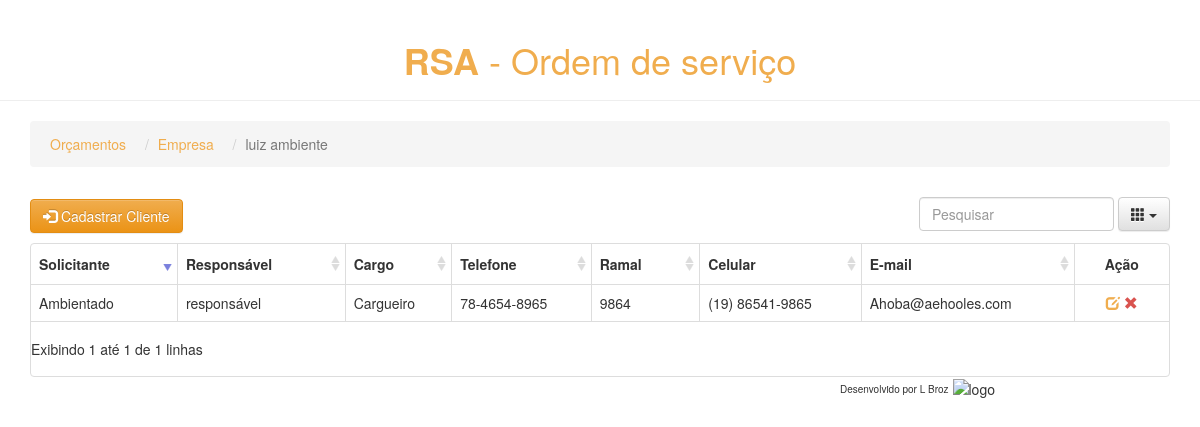
Before: /pros/empresas/2/ with the older database file.
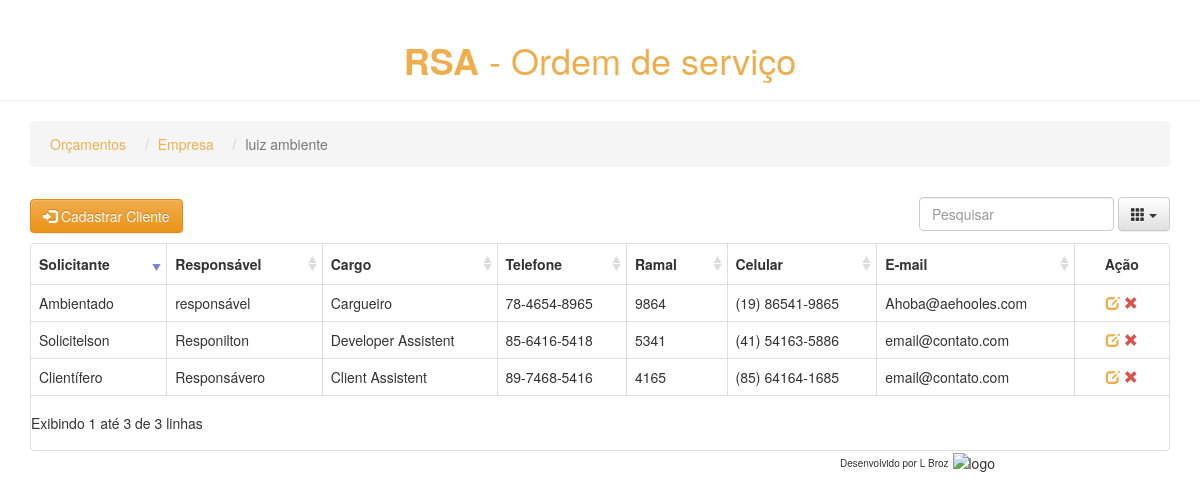
After: the same page with the newer database file.
### pros/models.py (models this page shows, shortened)
class Empresa(models.Model):
    nome_empresa = models.CharField(max_length=200)
    nome_social = models.CharField(max_length=200)
    cnpj = models.CharField(max_length=20, unique=True)
    insc_estadual = models.CharField(max_length=20)
    cidade = models.CharField(max_length=100)
    estado = models.CharField(max_length=100)
    end = models.CharField(max_length=300)
    cep = models.CharField(max_length=10)

class Cliente(models.Model):
    empresa = models.ForeignKey(Empresa, on_delete=models.CASCADE)
    solicitante = models.CharField(max_length=100)
    responsavel = models.CharField(max_length=100)
    cargo = models.CharField(max_length=100, blank=True)
    tel = models.CharField(max_length=50)
    ramal = models.CharField(max_length=50)
    cel = models.CharField(max_length=50)
    email = models.CharField(max_length=200)

### pros/views.py (the view)
# urls.py: url(r'^empresas/(?P<empresa_id>[0-9]+)/$', views.clientes, name='clientes'),
def clientes(request, empresa_id):
    client_list = Cliente.objects.filter(empresa_id=empresa_id)
    nome_empresa = Empresa.objects.filter(id=empresa_id).get().nome_empresa
    return render(request, 'pros/clientes.html', {'client_list': client_list, 'nome_empresa': nome_empresa,
                                                    'empresa_id': empresa_id})

### pros/templates/pros/clientes.html (shortened to what this page needs)
<!DOCTYPE HTML>
{% extends 'pros/base.html' %}
    {% block body %}
        <header class="page-header text-center color-link-cliente">
            <h1><strong>RSA</strong> - Ordem de serviço</h1>
        </header>
        <div class="container">
            <ul class="breadcrumb">
                <li><a class="color-link-cliente" href="{% url 'pros:index' %}">Orçamentos</a></li>
                <li><a class="color-link-cliente" href="{% url 'pros:empresas' %}">Empresa</a> </li>
                <li class="active">{{ nome_empresa }}</li>
            </ul>
            <div id="toolbar-cliente">
                <a type="button" class="btn btn-warning btn-cadastro" href="{% url 'pros:cadastro_cliente' empresa_id=empresa_id %}">
                    <i class="glyphicon glyphicon-log-in"></i> Cadastrar Cliente
                </a>
            </div>
            <table data-toggle="table"
                data-toolbar="#toolbar-cliente"
                data-search="true"
                data-sort-name="solicitante"
                data-sort-order="desc"
                data-pagination="true"
                data-show-footer="false"
                data-page-list="[10, 25, 50, 100, ALL]"
                data-minimum-count-columns="2"
                data-show-columns="true">
                <thead>
                    <tr>
                        <th data-field="solicitante" data-sortable="true">Solicitante</th>
                        <th data-field="responsavel" data-sortable="true">Responsável</th>
                        <th data-field="cargo" data-sortable="true">Cargo</th>
                        <th data-field="tel" data-sortable="true">Telefone</th>
                        <th data-field="ramal" data-sortable="true">Ramal</th>
                        <th data-field="cel" data-sortable="true">Celular</th>
                        <th data-field="email" data-sortable="true">E-mail</th>
                        <th data-field="action" class="col-md-1" data-align="center">Ação</th>
                    </tr>
                </thead>
                <tbody>
                    {% for clientes in client_list %}
                        <tr>
                            <td class="text-overflow">{{ clientes.solicitante }}</td>
                            <td class="text-overflow">{{ clientes.responsavel }}</td>
                            <td class="text-overflow">{{ clientes.cargo }}</td>
                            <td class="text-overflow">{{ clientes.tel }}</td>
                            <td class="text-overflow">{{ clientes.ramal }}</td>
                            <td class="text-overflow">{{ clientes.cel }}</td>
                            <td class="text-overflow">{{ clientes.email }}</td>
                            <td class="col-md-1" data-align="center">
                                <a class="edit ml10" href="update_cliente/{{ clientes.id }}" title="Edit">
                                    <i class="glyphicon glyphicon-edit color-link-cliente"></i>
                                </a>
                                <a class="remove ml10 remove-client" title="Remove" data-toggle="modal" href="#"
                                   data-id="{{ clientes.id }}" data-name="{{ clientes.solicitante }}"
                                   data-target="#client-del">
                                    <i class="glyphicon glyphicon-remove color-delete"></i>
                                </a>
                            </td>
                        </tr>
                    {% endfor %}
                </tbody>
            </table>
        </div>
    {% endblock body %}

### pros/templates/pros/base.html (shortened to what this page needs)
<!DOCTYPE HTML>
{% load staticfiles %}
<head>
	<link rel="stylesheet" href="{% static 'css/bootstrap.min.css' %}">
	<link rel="stylesheet" href="{% static 'css/bootstrap-theme.min.css' %}">
	<link rel="stylesheet" href="{% static 'css/bootstrap-table.min.css' %}">
	<link rel="stylesheet" href="{% static 'css/pros.css' %}">
</head>
{% block body %}{% endblock body %}
<footer>
	<div style="margin-left:70%">
		<font size="1">Desenvolvido por L Broz</font> <img src="{% static 'images/logo-lbroz.png' %}" alt="logo" style="width:32px;height:32px;">
	</div>
</footer>

### pros/static/css/pros.css (style rules this page uses)
.color-link-cliente { color: #f0ad4e; }
.color-delete { color: #d9534f; }
.breadcrumb li { padding: 5px; }

Changed rows visible on the page:
added Cliente: solicitante "Clientífero", responsavel "Responsávero", cargo "Client Assistent", tel "89-7468-5416", ramal "4165", cel "(85) 64164-1685", email "email@contato.com"
added Cliente: solicitante "Solicitelson", responsavel "Responilton", cargo "Developer Assistent", tel "85-6416-5418", ramal "5341", cel "(41) 54163-5886", email "email@contato.com"
Other visible differences:
text written by a page script: "Exibindo 1 até 1 de 1 linhas" → "Exibindo 1 até 3 de 3 linhas"
